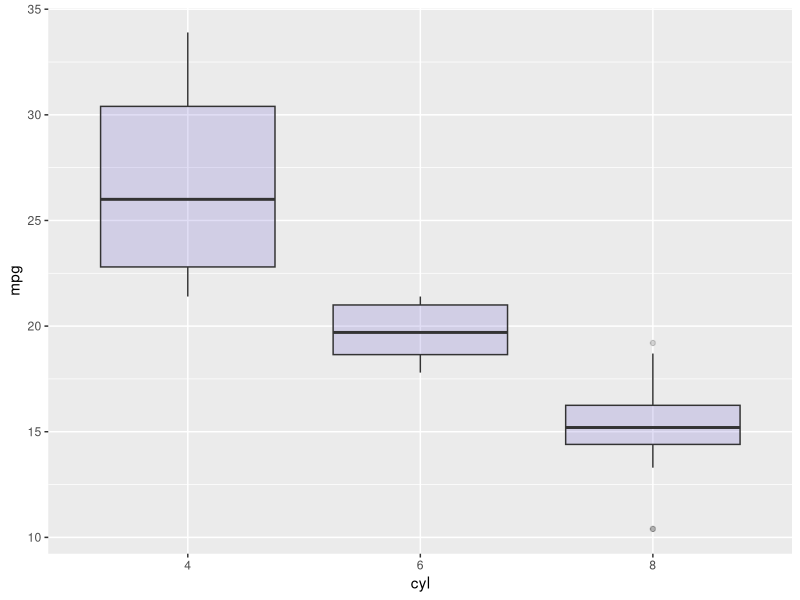
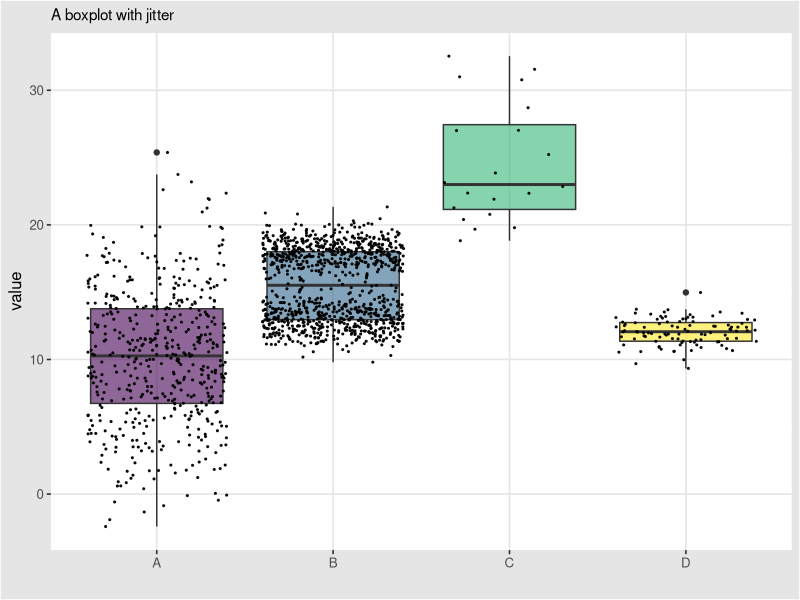

Here is the R script that generated these plots, in order:
head(mtcars)
# Load ggplot2
library(ggplot2)

# The mtcars dataset is natively available
# head(mtcars)

# A really basic boxplot.
ggplot(mtcars, aes(x=as.factor(cyl), y=mpg)) + 
  geom_boxplot(fill="slateblue", alpha=0.2) + 
  xlab("cyl")


# Libraries
library(tidyverse)
# library(hrbrthemes)
library(ggthemes)
library(viridis)

data <- data.frame(
  name = c(rep("A",500), rep("B",500), rep("B",500), rep("C",20), rep("D",100)),
  value = c(rnorm(500,10,5), rnorm(500,13,1), rnorm(500,18,1), rnorm(20,25,4), rnorm(100,12,1))
)

# Plot
data %>%
  ggplot( aes(x=name, y=value, fill=name)) +
  geom_boxplot() +
  scale_fill_viridis(discrete = TRUE, alpha=0.6) +
  geom_jitter(color="black", size=0.4, alpha=0.9) +
  theme_igray() +
  theme(
    legend.position="none",
    plot.title = element_text(size=11)
  ) +
  ggtitle("A boxplot with jitter") +
  xlab("")
